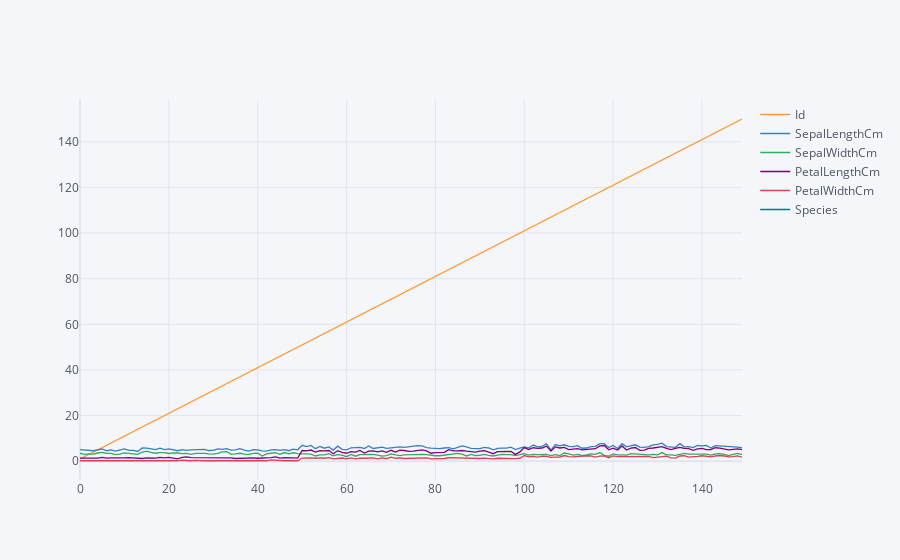

The cell this chart's notebook holds for it:
### Code cell
# Workaround for df.iplot() not working
cf.go_offline()

df.iplot()

### Figure 1 — Plotly figure (JSON) as saved in the notebook; plotly's stock layout.template omitted (floating-point values rounded to 4 significant figures; data arrays with more than 128 entries replaced by an {"elided": "..."} marker saying what was removed)
{"data": [{"line": {"color": "rgba(255, 153, 51, 1.0)", "dash": "solid", "shape": "linear", "width": 1.3}, "mode": "lines", "name": "Id", "text": "", "type": "scatter", "x": {"elided": "150 int values"}, "y": {"elided": "150 int values"}}, {"line": {"color": "rgba(55, 128, 191, 1.0)", "dash": "solid", "shape": "linear", "width": 1.3}, "mode": "lines", "name": "SepalLengthCm", "text": "", "type": "scatter", "x": {"elided": "150 int values"}, "y": {"elided": "150 float values"}}, {"line": {"color": "rgba(50, 171, 96, 1.0)", "dash": "solid", "shape": "linear", "width": 1.3}, "mode": "lines", "name": "SepalWidthCm", "text": "", "type": "scatter", "x": {"elided": "150 int values"}, "y": {"elided": "150 float values"}}, {"line": {"color": "rgba(128, 0, 128, 1.0)", "dash": "solid", "shape": "linear", "width": 1.3}, "mode": "lines", "name": "PetalLengthCm", "text": "", "type": "scatter", "x": {"elided": "150 int values"}, "y": {"elided": "150 float values"}}, {"line": {"color": "rgba(219, 64, 82, 1.0)", "dash": "solid", "shape": "linear", "width": 1.3}, "mode": "lines", "name": "PetalWidthCm", "text": "", "type": "scatter", "x": {"elided": "150 int values"}, "y": {"elided": "150 float values"}}, {"line": {"color": "rgba(0, 128, 128, 1.0)", "dash": "solid", "shape": "linear", "width": 1.3}, "mode": "lines", "name": "Species", "text": "", "type": "scatter", "x": {"elided": "150 int values"}, "y": {"elided": "150 str values"}}], "layout": {"legend": {"bgcolor": "#F5F6F9", "font": {"color": "#4D5663"}}, "paper_bgcolor": "#F5F6F9", "plot_bgcolor": "#F5F6F9", "title": {"font": {"color": "#4D5663"}}, "xaxis": {"gridcolor": "#E1E5ED", "showgrid": true, "tickfont": {"color": "#4D5663"}, "title": {"font": {"color": "#4D5663"}, "text": ""}, "zerolinecolor": "#E1E5ED"}, "yaxis": {"gridcolor": "#E1E5ED", "showgrid": true, "tickfont": {"color": "#4D5663"}, "title": {"font": {"color": "#4D5663"}, "text": ""}, "zerolinecolor": "#E1E5ED"}}}
